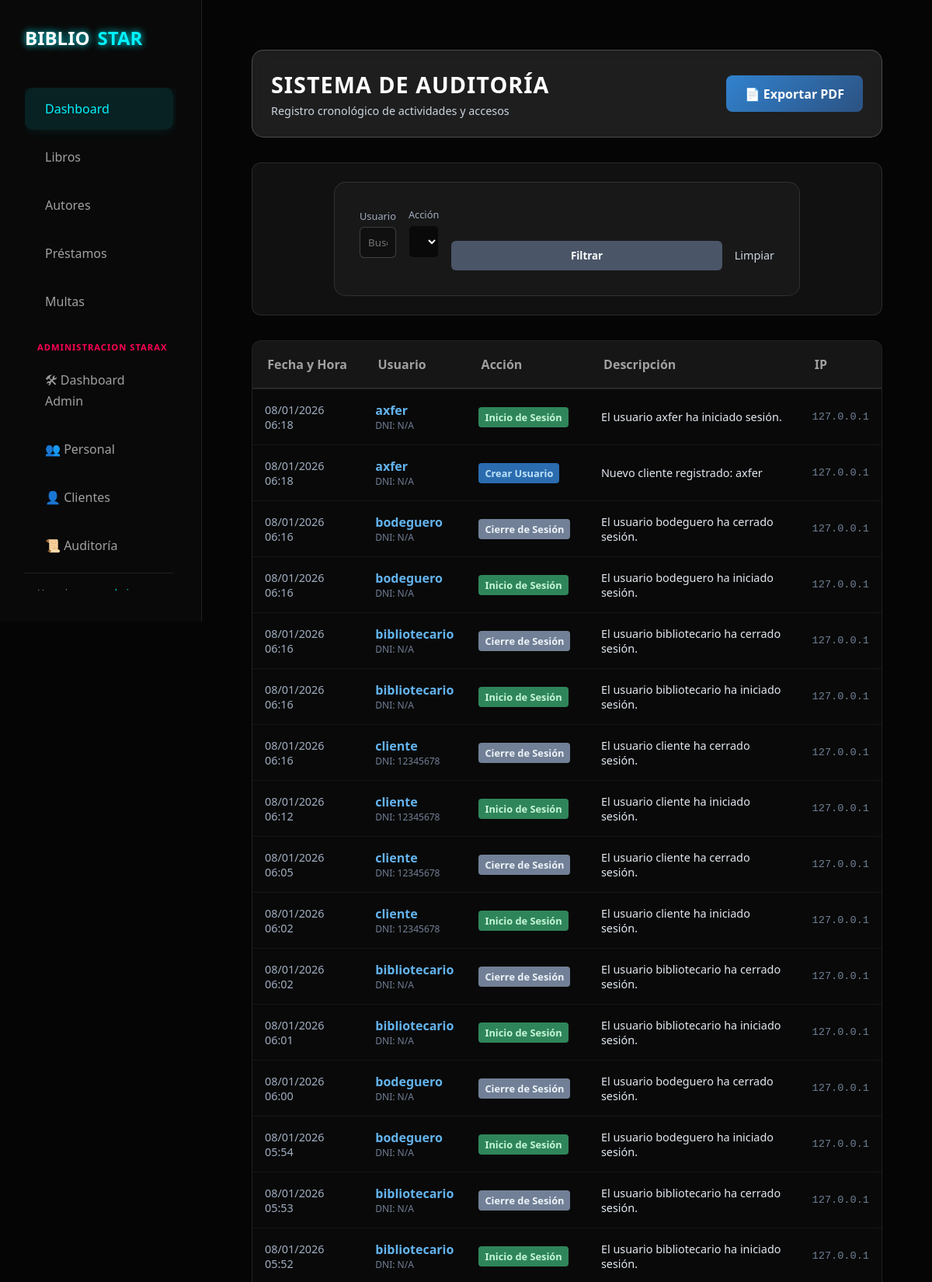
The app's page /logs/ (signed in, upper part) with its own data.
### gestion/models.py (models this page shows, shortened)
class RegistroAuditoria(models.Model):
    ACCIONES = (
        ('crear_prestamo', 'Crear Préstamo'),
        ('finalizar_prestamo', 'Finalizar Préstamo'),
        ('renovar_prestamo', 'Renovar Préstamo'),
        ('pagar_multa', 'Pagar Multa'),
        ('crear_libro', 'Crear Libro'),
        ('crear_autor', 'Crear Autor'),
        ('crear_usuario', 'Crear Usuario'),
        ('inicio_sesion', 'Inicio de Sesión'),
        ('cierre_sesion', 'Cierre de Sesión'),
    )
    usuario = models.ForeignKey(settings.AUTH_USER_MODEL, on_delete=models.SET_NULL, null=True, related_name='acciones_realizadas')
    accion = models.CharField(max_length=50, choices=ACCIONES)
    descripcion = models.TextField()
    fecha_hora = models.DateTimeField(default=timezone.now)
    ip_address = models.GenericIPAddressField(null=True, blank=True)
    prestamo_id = models.IntegerField(null=True, blank=True)
    multa_id = models.IntegerField(null=True, blank=True)
    libro_id = models.IntegerField(null=True, blank=True)
    class Meta:
        ordering = ['-fecha_hora']

class PerfilUsuario(models.Model):
    usuario = models.OneToOneField(settings.AUTH_USER_MODEL, on_delete=models.CASCADE, related_name='perfil')
    codigo_socio = models.CharField(max_length=20, unique=True, editable=False, null=True)
    dni = models.CharField(max_length=20, blank=True, null=True, unique=True)
    direccion = models.CharField(max_length=200, blank=True, null=True)
    telefono = models.CharField(max_length=20, blank=True, null=True)

### gestion/views.py (the view)
# urls.py: path('logs/', ver_logs, name="ver_logs"),
@user_passes_test(es_admin)
@login_required
def ver_logs(request):
    logs = RegistroAuditoria.objects.all().order_by('-fecha_hora')
    accion = request.GET.get('accion')
    usuario = request.GET.get('usuario')
    if accion:
        logs = logs.filter(accion=accion)
    if usuario:
        logs = logs.filter(usuario__username__icontains=usuario)
    context = {
        'logs': logs,
        'acciones': RegistroAuditoria.ACCIONES,
    }
    return render(request, 'logs.html', context)

### gestion/views.py (called while the page is built)
def es_admin(user):
    return user.is_superuser or user.groups.filter(name='Administrador').exists()

### gestion/templates/logs.html (shortened to what this page needs)
{% extends "index.html" %}
{% block contenido %}
<div class="logs-container" style="padding: 2rem; max-width: 1200px; margin: 0 auto;">
    <div class="header-glass"
        style="background: rgba(255, 255, 255, 0.1); backdrop-filter: blur(10px); border-radius: 15px; padding: 1.5rem; margin-bottom: 2rem; border: 1px solid rgba(255, 255, 255, 0.2); display: flex; justify-content: space-between; align-items: center;">
        <div>
            <h1 style="margin: 0; color: #fff; font-size: 1.8rem; letter-spacing: 1px;">SISTEMA DE AUDITORÍA</h1>
            <p style="margin: 5px 0 0; color: #cbd5e0; font-size: 0.9rem;">Registro cronológico de actividades y accesos
            </p>
        </div>
        <div class="actions">
            <a href="{% url 'reporte_auditoria_pdf' %}" class="btn-premium"
                style="background: linear-gradient(135deg, #3182ce 0%, #2c5282 100%); color: white; padding: 0.8rem 1.5rem; border-radius: 8px; text-decoration: none; font-weight: bold; transition: transform 0.2s; display: inline-block;">
                📄 Exportar PDF
            </a>
        </div>
    </div>
    <div class="filters-glass"
        style="background: rgba(255, 255, 255, 0.05); border-radius: 12px; padding: 1.5rem; margin-bottom: 2rem; border: 1px solid rgba(255, 255, 255, 0.1);">
        <form method="GET" style="display: flex; gap: 1rem; align-items: flex-end;">
            <div style="flex: 1;">
                <label style="display: block; color: #a0aec0; font-size: 0.8rem; margin-bottom: 5px;">Usuario</label>
                <input type="text" name="usuario" value="{{ request.GET.usuario }}" placeholder="Buscar por username..."
                    style="width: 100%; background: rgba(0,0,0,0.3); border: 1px solid rgba(255,255,255,0.2); color: #fff; padding: 10px; border-radius: 6px;">
            </div>
            <div style="flex: 1;">
                <label style="display: block; color: #a0aec0; font-size: 0.8rem; margin-bottom: 5px;">Acción</label>
                <select name="accion" class="select-dark"
                    style="width: 100%; padding: 10px; border-radius: 6px;">
                    <option value="">Todas las acciones</option>
                </select>
            </div>
            <button type="submit"
                style="background: #4a5568; color: white; border: none; padding: 10px 20px; border-radius: 6px; cursor: pointer; font-weight: bold; transition: background 0.2s;">
                Filtrar
            </button>
            <a href="{% url 'ver_logs' %}"
                style="color: #cbd5e0; text-decoration: none; font-size: 0.9rem; margin-bottom: 10px;">Limpiar</a>
        </form>
    </div>
    <div class="table-responsive"
        style="overflow-x: auto; background: rgba(255, 255, 255, 0.02); border-radius: 12px; border: 1px solid rgba(255, 255, 255, 0.1);">
        <table style="width: 100%; border-collapse: collapse; color: #e2e8f0; text-align: left;">
            <thead>
                <tr style="background: rgba(255, 255, 255, 0.05);">
                    <th style="padding: 1.2rem; border-bottom: 2px solid rgba(255, 255, 255, 0.1);">Fecha y Hora</th>
                    <th style="padding: 1.2rem; border-bottom: 2px solid rgba(255, 255, 255, 0.1);">Usuario</th>
                    <th style="padding: 1.2rem; border-bottom: 2px solid rgba(255, 255, 255, 0.1);">Acción</th>
                    <th style="padding: 1.2rem; border-bottom: 2px solid rgba(255, 255, 255, 0.1);">Descripción</th>
                    <th style="padding: 1.2rem; border-bottom: 2px solid rgba(255, 255, 255, 0.1);">IP</th>
                </tr>
            </thead>
            <tbody>
                {% for log in logs %}
                <tr class="log-row"
                    style="border-bottom: 1px solid rgba(255, 255, 255, 0.05); transition: background 0.2s;">
                    <td style="padding: 1rem; color: #a0aec0; font-size: 0.9rem;">{{ log.fecha_hora|date:"d/m/Y H:i" }}
                    </td>
                    <td style="padding: 1rem;">
                        {% if log.usuario %}
                        <span style="font-weight: bold; color: #63b3ed;">{{ log.usuario.username }}</span>
                        <div style="font-size: 0.75rem; color: #718096;">DNI: {{ log.usuario.perfil.dni|default:"N/A" }}
                        </div>
                        {% else %}
                        <span style="color: #666; font-style: italic;">Usuario Eliminado</span>
                        {% endif %}
                    </td>
                    <td style="padding: 1rem;">
                        <span class="badge
                            {% if 'inicio' in log.accion %}badge-inicio
                            {% elif 'cierre' in log.accion %}badge-cierre
                            {% elif 'crear' in log.accion %}badge-crear
                            {% elif 'multa' in log.accion %}badge-multa
                            {% else %}badge-default{% endif %}">
                            {{ log.get_accion_display }}
                        </span>
                    </td>
                    <td style="padding: 1rem; font-size: 0.9rem; max-width: 300px;">{{ log.descripcion }}</td>
                    <td style="padding: 1rem; font-family: monospace; font-size: 0.85rem; color: #718096;">
                        {{ log.ip_address }}
                    </td>
                </tr>
                {% empty %}
                <tr>
                    <td colspan="5" style="padding: 3rem; text-align: center; color: #718096;">No hay registros
                        disponibles.</td>
                </tr>
                {% endfor %}
            </tbody>
        </table>
    </div>
</div>
{% endblock %}

### gestion/templates/index.html (style rules this page uses)
:root { --bg-color: #050505; --card-bg: rgba(30, 30, 30, 0.6); --text-color: #ffffff; --text-muted: #a0a0a0; --neon-blue: #00f3ff; --neon-red: #ff0055; --neon-green: #00ff9d; --glass-border: 1px solid rgba(255, 255, 255, 0.1); }
* { margin: 0; padding: 0; box-sizing: border-box; font-family: 'Segoe UI', Tahoma, Geneva, Verdana, sans-serif; }
body { background-color: var(--bg-color); color: var(--text-color); min-height: 100vh; display: flex; }
table { width: 100%; border-collapse: collapse; }
th { text-align: left; padding: 1rem; color: var(--text-muted); border-bottom: 1px solid rgba(255, 255, 255, 0.1); }
td { padding: 1rem; border-bottom: 1px solid rgba(255, 255, 255, 0.05); }
form { max-width: 600px; margin: 0 auto; background: var(--card-bg); padding: 2rem; border-radius: 15px; border: var(--glass-border); }
input, select, textarea { width: 100%; padding: 0.8rem; margin-bottom: 1rem; background: rgba(255, 255, 255, 0.05); border: 1px solid rgba(255, 255, 255, 0.1); border-radius: 8px; color: var(--text-color); outline: none; transition: 0.3s; }
select, select.select-dark { background: rgba(0,0,0,0.6); color: #fff; border: 1px solid rgba(255,255,255,0.06); border-radius: 6px; padding: 0.6rem; }
select option { background: rgba(0,0,0,0.85); color: #fff; }
label { display: block; margin-bottom: 0.5rem; color: var(--text-muted); }
button[type="submit"] { background: var(--neon-blue); color: #000; padding: 1rem 2rem; border: none; border-radius: 8px; font-weight: bold; cursor: pointer; transition: 0.3s; width: 100%; margin-top: 1rem; }

### gestion/templates/logs.html (style rules this page uses)
.badge { padding: 4px 8px; border-radius: 4px; font-size: 0.8rem; font-weight: bold; display: inline-block; }
.badge-inicio { background: #2f855a; color: #c6f6d5; }
.badge-cierre { background: #718096; color: #edf2f7; }
.badge-crear { background: #2b6cb0; color: #bee3f8; }

### records on screen
RegistroAuditoria: fecha_hora "08/01/2026 06:18", usuario.username "axfer", usuario.perfil.dni "N/A", accion "Inicio de Sesión", descripcion "El usuario axfer ha iniciado sesión.", ip_address "127.0.0.1"
RegistroAuditoria: fecha_hora "08/01/2026 06:18", usuario.username "axfer", usuario.perfil.dni "N/A", accion "Crear Usuario", descripcion "Nuevo cliente registrado: axfer", ip_address "127.0.0.1"
RegistroAuditoria: fecha_hora "08/01/2026 06:16", usuario.username "bodeguero", usuario.perfil.dni "N/A", accion "Cierre de Sesión", descripcion "El usuario bodeguero ha cerrado sesión.", ip_address "127.0.0.1"
RegistroAuditoria: fecha_hora "08/01/2026 06:16", usuario.username "bodeguero", usuario.perfil.dni "N/A", accion "Inicio de Sesión", descripcion "El usuario bodeguero ha iniciado sesión.", ip_address "127.0.0.1"
RegistroAuditoria: fecha_hora "08/01/2026 06:16", usuario.username "bibliotecario", usuario.perfil.dni "N/A", accion "Cierre de Sesión", descripcion "El usuario bibliotecario ha cerrado sesión.", ip_address "127.0.0.1"
RegistroAuditoria: fecha_hora "08/01/2026 06:16", usuario.username "bibliotecario", usuario.perfil.dni "N/A", accion "Inicio de Sesión", descripcion "El usuario bibliotecario ha iniciado sesión.", ip_address "127.0.0.1"
RegistroAuditoria: fecha_hora "08/01/2026 06:16", usuario.username "cliente", usuario.perfil.dni "12345678", accion "Cierre de Sesión", descripcion "El usuario cliente ha cerrado sesión.", ip_address "127.0.0.1"
RegistroAuditoria: fecha_hora "08/01/2026 06:12", usuario.username "cliente", usuario.perfil.dni "12345678", accion "Inicio de Sesión", descripcion "El usuario cliente ha iniciado sesión.", ip_address "127.0.0.1"
RegistroAuditoria: fecha_hora "08/01/2026 06:05", usuario.username "cliente", usuario.perfil.dni "12345678", accion "Cierre de Sesión", descripcion "El usuario cliente ha cerrado sesión.", ip_address "127.0.0.1"
RegistroAuditoria: fecha_hora "08/01/2026 06:02", usuario.username "cliente", usuario.perfil.dni "12345678", accion "Inicio de Sesión", descripcion "El usuario cliente ha iniciado sesión.", ip_address "127.0.0.1"
RegistroAuditoria: fecha_hora "08/01/2026 06:02", usuario.username "bibliotecario", usuario.perfil.dni "N/A", accion "Cierre de Sesión", descripcion "El usuario bibliotecario ha cerrado sesión.", ip_address "127.0.0.1"
RegistroAuditoria: fecha_hora "08/01/2026 06:01", usuario.username "bibliotecario", usuario.perfil.dni "N/A", accion "Inicio de Sesión", descripcion "El usuario bibliotecario ha iniciado sesión.", ip_address "127.0.0.1"
RegistroAuditoria: fecha_hora "08/01/2026 06:00", usuario.username "bodeguero", usuario.perfil.dni "N/A", accion "Cierre de Sesión", descripcion "El usuario bodeguero ha cerrado sesión.", ip_address "127.0.0.1"
RegistroAuditoria: fecha_hora "08/01/2026 05:54", usuario.username "bodeguero", usuario.perfil.dni "N/A", accion "Inicio de Sesión", descripcion "El usuario bodeguero ha iniciado sesión.", ip_address "127.0.0.1"
RegistroAuditoria: fecha_hora "08/01/2026 05:53", usuario.username "bibliotecario", usuario.perfil.dni "N/A", accion "Cierre de Sesión", descripcion "El usuario bibliotecario ha cerrado sesión.", ip_address "127.0.0.1"
RegistroAuditoria: fecha_hora "08/01/2026 05:52", usuario.username "bibliotecario", usuario.perfil.dni "N/A", accion "Inicio de Sesión", descripcion "El usuario bibliotecario ha iniciado sesión.", ip_address "127.0.0.1"
